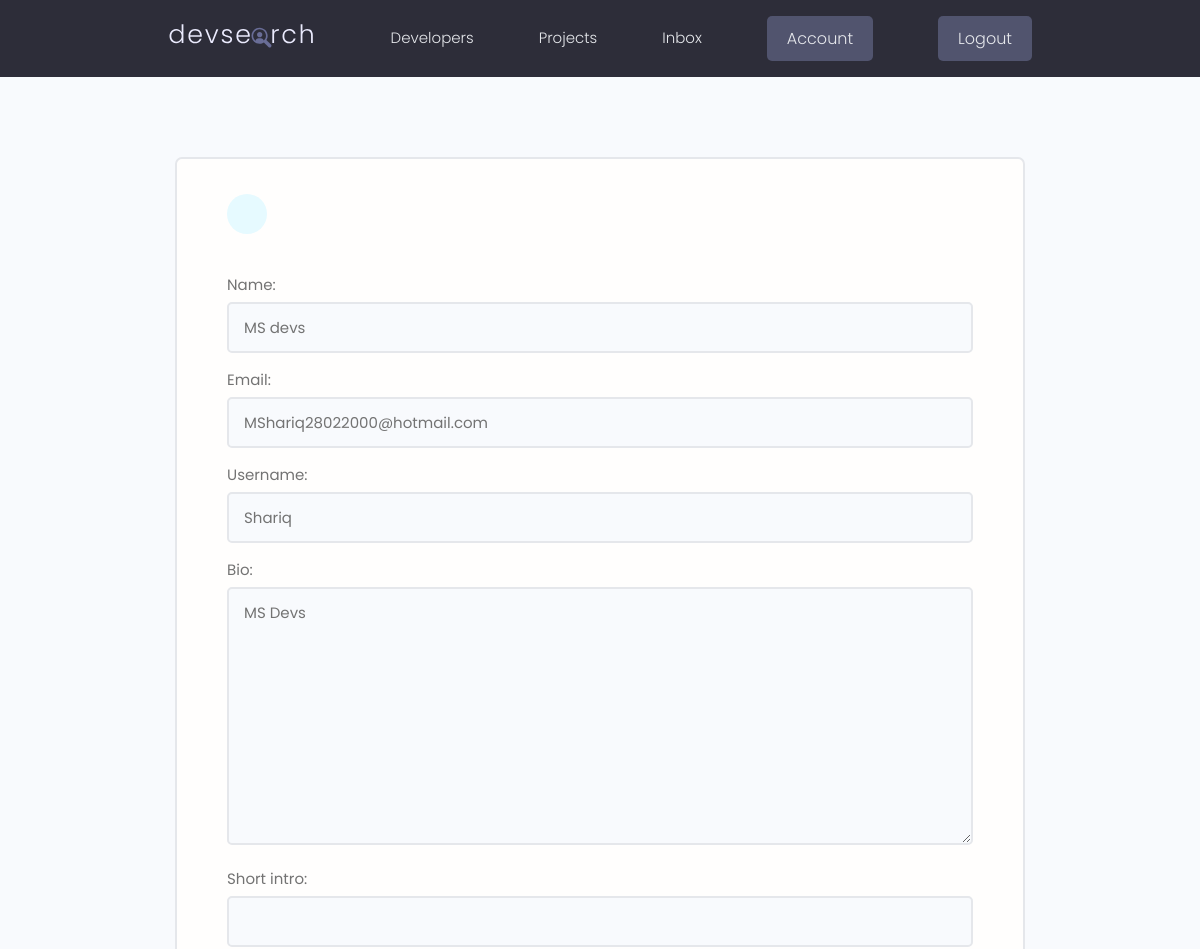
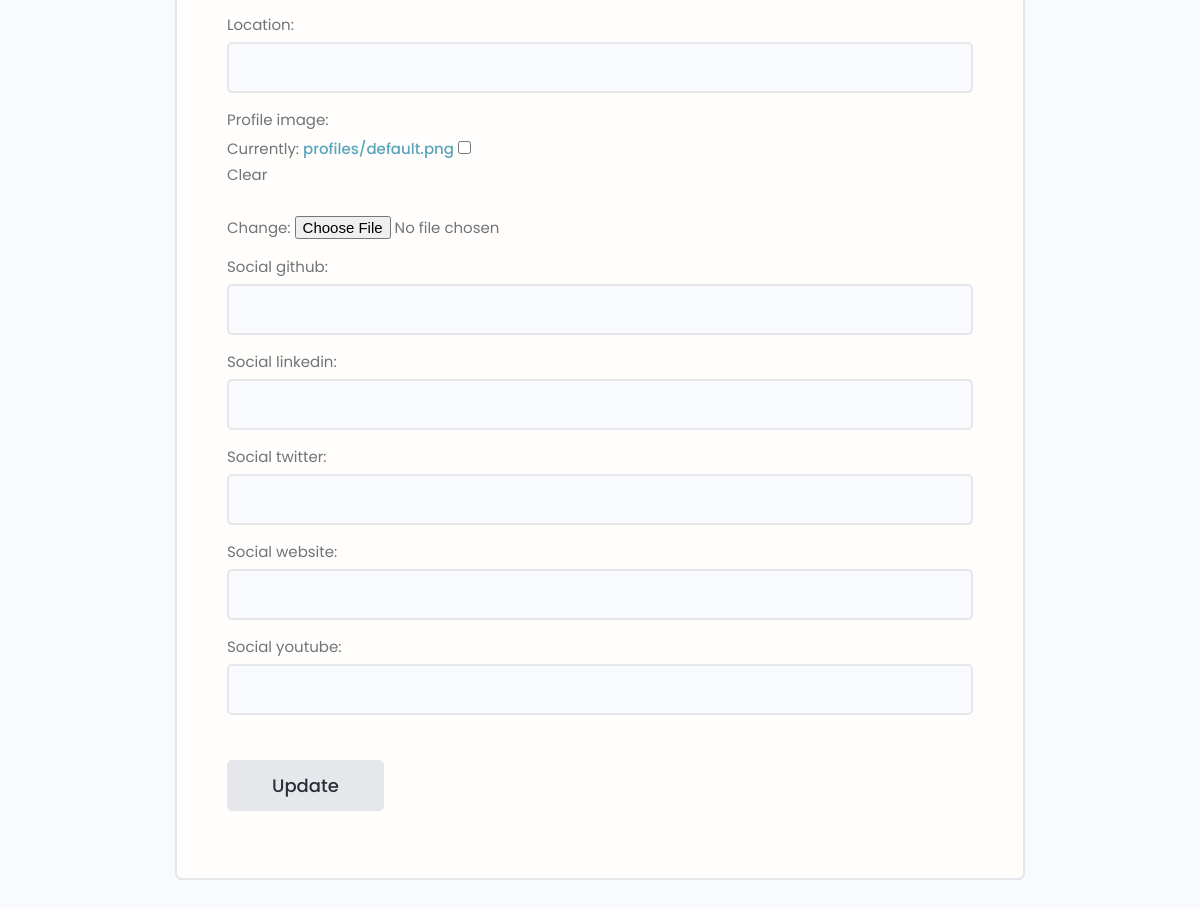
The page /users/update_account_info/ (signed in) on the database as committed earlier (2 pictures, top to bottom).
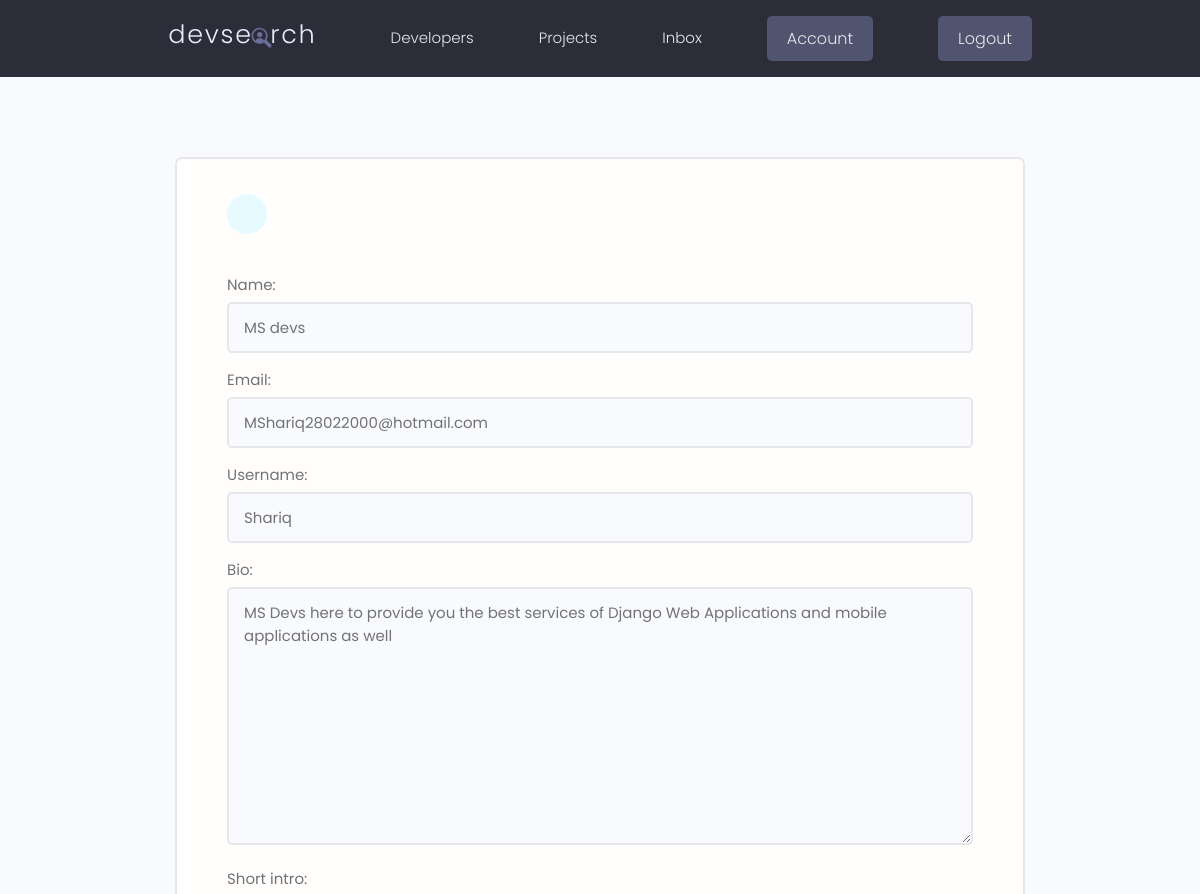
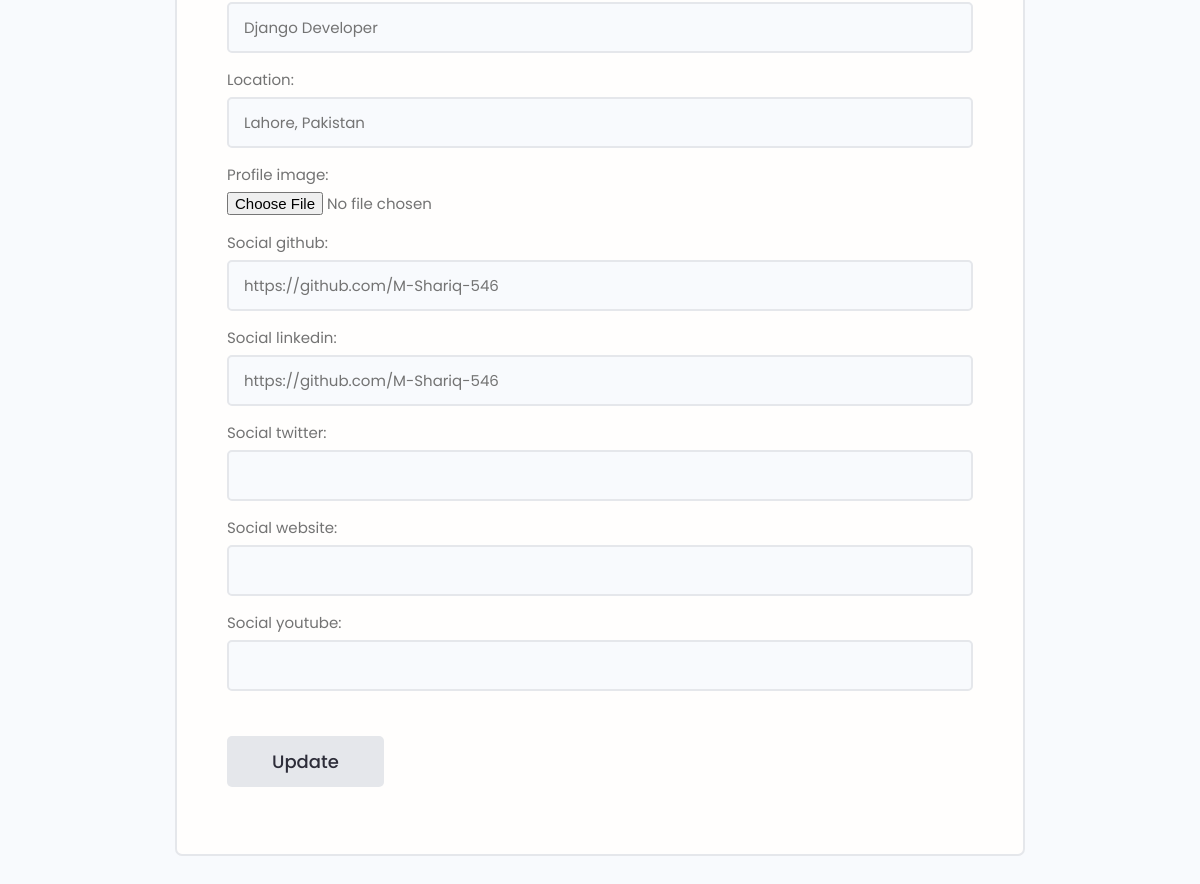
The same page on the database as committed later (2 pictures, top to bottom).
### users_info/models.py (models this page shows, shortened)
class Profile(models.Model):
    user = models.OneToOneField(User , on_delete=models.CASCADE , null=True , blank= True)
    name = models.CharField(max_length=200, blank=True, null=True)
    username = models.CharField(max_length=200, blank=True, null=True)
    email = models.EmailField(max_length=500 , null=True , blank=True)
    bio = models.TextField(blank=True , null=True)
    short_intro = models.CharField(max_length=200, blank=True , null=True)
    location = models.CharField(max_length=200, blank=True , null=True)
    profile_image = models.ImageField(blank=True , null=True , upload_to='profiles/' , default='profiles/default.png')
    social_github = models.CharField(max_length=200, blank=True, null=True)
    social_twitter = models.CharField(max_length=200, blank=True, null=True)
    social_linkedin = models.CharField(max_length=200, blank=True, null=True)
    social_youtube = models.CharField(max_length=200 , blank=True , null=True)
    social_website = models.CharField(max_length=200 , blank=True , null=True)
    id = models.IntegerField(primary_key=True, editable=False)
    class Meta:
        ordering = ['name']

### users_info/views.py (the view)
# urls.py: path('update_account_info/' , views.userUpdate , name='update_account'),
@login_required(login_url='login')
def userUpdate(request):
    profile = request.user.profile
    form = ProfileForm(instance=profile)
    if request.method=="POST":
        form = ProfileForm(request.POST , request.FILES , instance = profile)
        if form.is_valid():
            form.save()
            messages.success(request , "Profile Updated successfully!")
            return redirect('account')
    context = {
        'form':form,
    }
    return render(request, 'users/account_update.html' , context)

### users_info/forms.py
class ProfileForm(ModelForm):
    class Meta:
        model = Profile
        fields = ['name' , 'email' , 'username' , 'bio', 'short_intro' , 'location' ,
              'profile_image' , 'social_github' , 'social_linkedin' , 'social_twitter' , 'social_website' , 'social_youtube']
    def __init__(self, *args, **kwargs):
        super(ProfileForm,self).__init__(*args ,**kwargs)
        for name , field in self.fields.items():
            field.widget.attrs.update({'class':'input'})

### users_info/templates/users/account_update.html (shortened to what this page needs)
{% extends 'base.html' %}
{% block content %}
{% load static %}
    <main class="formPage my-xl">
        <div class="content-box">
            <div class="formWrapper">
                <a class="backButton" href="#"></a>
                <br>
                <form class="form" method="POST" enctype="multipart/form-data">
                    {% for field in form %}
                    <div class="form__field">
                        <label for="formInput#text">{{ field.label }}: </label>
                        {{field}}
                    </div>
                    {% endfor %}
                    <a href='{% url "account" %}'><button class="btn btn-- sub btn--lg  my-md" type="submit" >Update</button></a>
                </form>
            </div>
        </div>
    </main>
{% endblock %}

### templates/base.html (shortened to what this page needs)
<!DOCTYPE html>
{% load static %}
<html>
<head>
    <link rel="stylesheet" href="https://cdn.iconmonstr.com/1.3.0/css/iconmonstr-iconic-font.min.css" />
    <link rel="stylesheet" href="{% static 'uikit/styles/uikit.css' %}" />
    <link rel="stylesheet" href="{% static 'styles/app.css' %}" />
</head>
<body>
    {% include 'navbar.html' %}
    {% block content %}
    {% endblock content %}
</body>
</html>

### templates/navbar.html (shortened to what this page needs)
{% load static %}
<header class="header">
    <div class="container container--narrow">
      <a href="{% url 'home' %}" class="header__logo">
        <img src="{% static 'images/logo.svg' %}" alt="DevSearch Logo" />
      </a>
      <nav class="header__nav">
        <ul class="header__menu">
          <li class="header__menuItem"><a href="{% url 'users_profiles' %}">Developers</a></li>
          <li class="header__menuItem"><a href="{% url 'home' %}">Projects</a></li>
          {% if request.user.is_authenticated %}
          <li class="header__menuItem"><a href="{%url 'inbox'%}">Inbox</a></li>
          <li class="header__menuItem"><a href="{% url 'account' %}" class="btn btn--sub">Account</a></li>
          <li class="header__menuItem"><a href="{% url 'logout' %}" class="btn btn--sub">Logout</a></li>
          {% else %}
          <li class="header__menuItem"><a href="{% url 'login' %}" class="btn btn--sub">Login</a></li>
          {% endif %}
        </ul>
      </nav>
    </div>
  </header>

### static/styles/app.css (style rules this page uses)
:root { --color-sub: #2d2d39; }
.btn--sub { background-color: var(--color-sub-light); }
img { width: 100%; }
.content-box { width: 95%; max-width: 85rem; margin: 0 auto; }
.header { position: sticky; z-index: 111; background-color: var(--color-sub); padding: 1.5rem 0; }
.header > .container { display: flex; justify-content: space-between; align-items: center; }
.header__logo > img { height: 3.8rem; }
.header__nav > ul { display: inline-flex; align-items: center; list-style: none; gap: 6.5rem; }
.header__menuItem > a { color: var(--color-light); font-weight: 300; }
.backButton { background: var(--color-main-light); color: var(--color-main); width: 4rem; height: 4rem; display: flex; align-items: center; justify-content: center; border-radius: 50%; }
.formPage .formWrapper { list-style: none; background: var(--color-white); padding: 3.5rem 5rem; border: 2px solid var(--color-light); border-radius: 0.7rem; }

### static/uikit/styles/modules/_variables.css (style rules this page uses)
:root { --color-main: #5aa5b9; --color-main-light: #e6faff; --color-sub: #3f4156; --color-sub-light: #51546e; --color-sub-lighter: #ededfd; --color-text: #737373; --color-gray: #8b8b8b; --color-light: #e5e7eb; --color-light-gray: #767676; --color-bg: #f8fafd; --color-white: #fffefd; --color-white-light: #f3f3f3; --color-success: #359e64; --color-success-bg: #def8e8; --color-error: #fc4b0b; --color-error-bg: #fff2ee; --font-base: 'Poppins', arial, helvetica, 'Segoe UI', roboto, ubuntu, sans-serif; --font-monospace: 'Fira Code', 'Courier New', courier, monospace; --font-regular: 300; --font-medium: 500; --font-bold: 700; --generic-shadow: 1px 1px 5px #00000010; --generic-transition: all 0.3s ease-in-out; }

### static/uikit/styles/modules/_base.css (style rules this page uses)
* { margin: 0; padding: 0; box-sizing: border-box; text-rendering: optimizeLegibility; color: inherit; font-size: inherit; }
html { font-size: 50%; }
@media only screen and (min-width: 480px) { html { font-size: 56.25%; } }
@media only screen and (min-width: 1200px) { html { font-size: 62.5%; } }
body { line-height: 1.6; font-weight: 400; font-size: 1.5rem; color: var(--color-text); background-color: var(--color-bg); min-height: 100vh; }

### static/uikit/styles/modules/_typography.css (style rules this page uses)
* { font-family: var(--font-base); }
a { padding-bottom: 2px; text-decoration: none; display: inline-block; color: var(--color-main); font-weight: var(--font-medium); }

### static/uikit/styles/modules/_utilities.css (style rules this page uses)
.container { width: 92%; max-width: 165rem; margin: 0 auto; box-sizing: border-box; }
.container--narrow { width: 92%; max-width: 120rem; }
@media screen and (min-width: 1000px) { .container { width: 90%; } }
@media screen and (min-width: 1000px) { .container--narrow { width: 85%; } }
@media screen and (min-width: 1200px) { .container { width: 80%; } }
@media screen and (min-width: 1200px) { .container--narrow { width: 72%; } }
.my-md { margin: 3rem auto; }
.my-xl { margin: 8rem auto; }

### static/uikit/styles/modules/_button.css (style rules this page uses)
.btn { display: inline-block; position: relative; cursor: pointer; background-color: var(--color-light); font-weight: var(--font-medium); color: var(--color-sub); text-decoration: none; padding: 1rem 2rem; border-radius: 0.5rem; border: none; width: -webkit-fit-content; width: -moz-fit-content; width: fit-content; height: -webkit-fit-content; height: -moz-fit-content; height: fit-content; font-size: 1.6rem; outline-width: 0; outline-color: transparent; -webkit-backface-visibility: hidden; backface-visibility: hidden; transition: all 0.3s ease-in-out; }
.btn--sub { background-color: var(--color-sub); color: var(--color-white); }
.btn--lg { font-size: 1.8rem; padding: 1.2rem 4.5rem; }

### static/uikit/styles/modules/_form.css (style rules this page uses)
.form { display: block; }
.form__field { margin-top: 1.5rem; margin-bottom: 1.5rem; }
.form__label, .form__field > label { display: block; margin-bottom: 0.5rem; color: var(--color-text); }
input.input[type='text'], input.input[type='email'], input.input[type='password'], input.input[type='number'], select.input, textarea.input { min-width: 24rem; width: 100%; padding: 1.2rem 1.5rem; border-radius: 0.5rem; border: 2px solid var(--color-light); transition: all 0.3s ease-in-out; background-color: var(--color-bg); }

Rows that differ between the two databases and show on the page:
changed Profile "MS devs": bio "MS Devs" → "MS Devs here to provide you the best services of Django Web Applications and mobile applications as well"; short_intro (not shown) → "Django Developer"; location (not shown) → "Lahore, Pakistan"; social_github (not shown) → "https://github.com/M-Shariq-546"; social_linkedin (not shown) → "https://github.com/M-Shariq-546"
Other text that changed with them:
list line gone: "Currently: profiles/default.png Clear Change: ☐"
